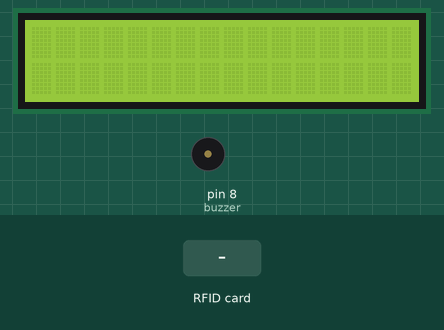
Simulated run of this sketch. Board: Arduino Uno, built with avr-gcc and run on an emulated ATmega328P. On the bench: 16×2 character LCD, buzzer (waves = sounding). Inputs (shaded band) come from the test bench. What the sketch prints to the serial monitor is not drawn.

Above: at 2.3 s.
2.4 s: RFID card 5E 7A 19 C4 held to the reader
At 4.6 s:
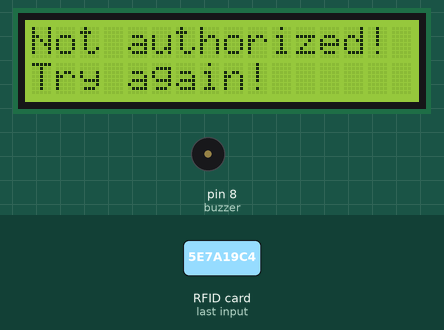
4.9 s: RFID card 45 51 31 2A held to the reader
At 6.3 s:
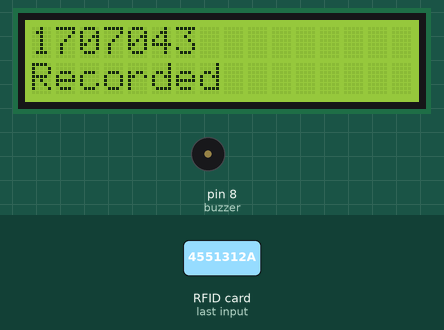
6.6 s: RFID card 90 D9 BA 32 held to the reader
At 8.2 s:
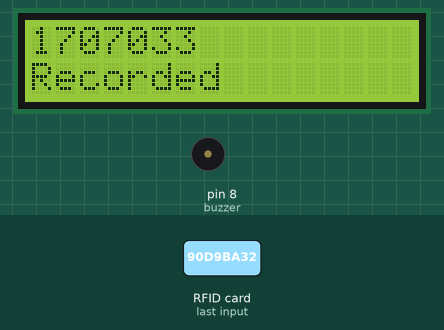
Timing chart, 0 to 9.7 s (numbered marks = the images above; inputs shaded):
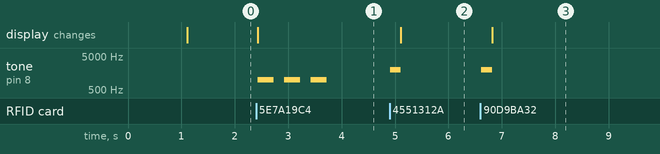

The sketch:

edited.ino
```cpp
#include <SPI.h>
#include <MFRC522.h>
#include <LiquidCrystal.h>
LiquidCrystal lcd(3 ,2 ,4 ,5 ,6, 7);

#define SS_PIN 10
#define RST_PIN 9
MFRC522 mfrc522(SS_PIN, RST_PIN);  // Create MFRC522 instance.

int buzzer = 8;
int readsuccess;
byte readcard[4];
char str[32] = "";
char str2[32] = "";
String StrUID;

void setup() {
  pinMode(buzzer,OUTPUT);
  Serial.begin(9600); // Initialize serial communications with the PC
  SPI.begin();      // Init SPI bus
  mfrc522.PCD_Init(); // Init MFRC522 card

  Serial.println("CLEARDATA");
  Serial.println("LABEL,Date,Time,RFID UID");
  delay(1000);

  Serial.println("Scan PICC to see UID...");
  Serial.println("");
  lcd.begin(16,2);
}
// --------------------------------------------------------------------
void loop() {
  readsuccess = getid();

  if(readsuccess){

    if(StrUID[0] == '1' && StrUID[1] == '7' && StrUID[2] == '0' &&StrUID[3] == '7' &&StrUID[4] == '0'){
          Serial.println( (String) "DATA,DATE,TIME," + StrUID );
          String roll;

          roll = StrUID;
          tone(buzzer, 2000);
          delay(200);
          noTone(buzzer);
          authenticatedPrint(roll);

      }
    else{

      /*buzzer/LED code goes here*/
      invalidMsg();
      tone(buzzer, 1000); // tone() is the main function to use with a buzzer, it takes 2 or 3 parameteres (buzzer pin, sound frequency, duration)
      delay(300);
      noTone(buzzer);
      delay(200);
      tone(buzzer, 1000); // tone() is the main function to use with a buzzer, it takes 2 or 3 parameteres (buzzer pin, sound frequency, duration)
      delay(300);
      noTone(buzzer);
      delay(200);
       tone(buzzer, 1000); // tone() is the main function to use with a buzzer, it takes 2 or 3 parameteres (buzzer pin, sound frequency, duration)
      delay(300);
      noTone(buzzer);

      }

  }
}
// --------------------------------------------------------------------
int getid(){
  if(!mfrc522.PICC_IsNewCardPresent()){
    return 0;
  }
  if(!mfrc522.PICC_ReadCardSerial()){
    return 0;
  }


  Serial.println("THE UID OF THE SCANNED CARD IS:");

  for(int i=0;i<4;i++){
    readcard[i]=mfrc522.uid.uidByte[i]; //storing the UID of the tag in readcard
    array_to_string(readcard, 4, str);
    if(strcmp(str, "4551312A") == 0){
      strcpy(str2, "1707043");
      }
    else if(strcmp(str, "90D9BA32") == 0){
      strcpy(str2, "1707033");
      }
    else if(strcmp(str, "12C97D34") == 0){
      strcpy(str2, "1707022");
      }
    else if(strcmp(str, "93AE7F40") == 0){
      strcpy(str2, "1707019");
      }
    else{
      strcpy(str2, str);
      }
    StrUID = str2;
  }
  mfrc522.PICC_HaltA();
  return 1;
}
// --------------------------------------------------------------------
void array_to_string(byte array[], unsigned int len, char buffer[])
{
    for (unsigned int i = 0; i < len; i++)
    {
        byte nib1 = (array[i] >> 4) & 0x0F;
        byte nib2 = (array[i] >> 0) & 0x0F;
        buffer[i*2+0] = nib1  < 0xA ? '0' + nib1  : 'A' + nib1  - 0xA;
        buffer[i*2+1] = nib2  < 0xA ? '0' + nib2  : 'A' + nib2  - 0xA;
    }
    buffer[len*2] = '\0';
}


void authenticatedPrint(String s)
{

    lcd.clear();
    lcd.setCursor(0,0);
    lcd.print(s);
    lcd.setCursor(0,1);
    lcd.print("Recorded");

}


void invalidMsg()
{
    lcd.clear();
    lcd.setCursor(0,0);
    lcd.print("Not authorized!");
    lcd.setCursor(0,1);
    lcd.print("Try again!");
}
```

Measured:
- after the input at 2.4 s, tone on pin 8 (buzzer): alternates 1000 Hz for 0.30 s and silent for 0.20 s, 6 changes in all, then stays silent, starting at once; the display: changes at once (image 1)
- after the input at 4.9 s, tone on pin 8 (buzzer): silent → 2000 Hz at once, → silent 0.20 s later; the display: changes after 0.21 s (image 2)
- after the input at 6.6 s, tone on pin 8 (buzzer): silent → 2000 Hz at once, → silent 0.20 s later; the display: changes after 0.22 s (image 3)
